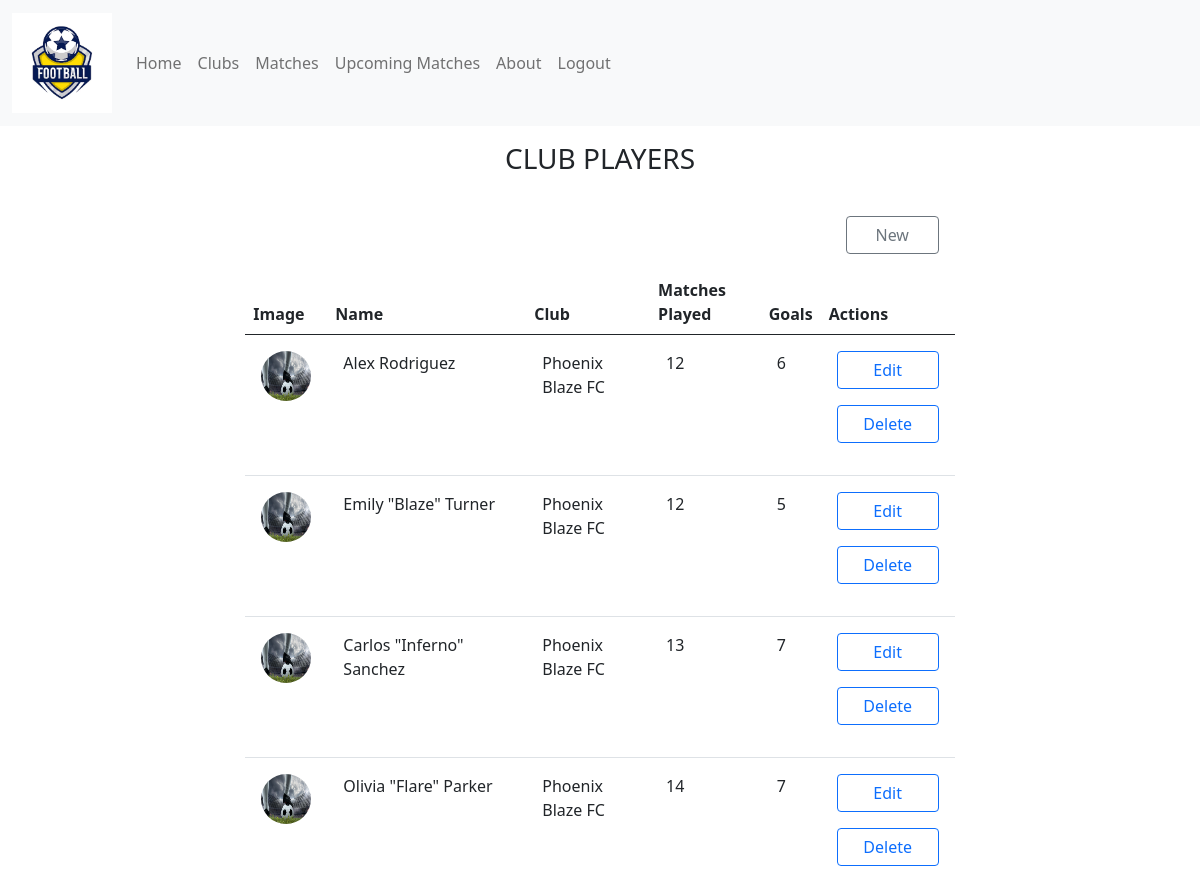
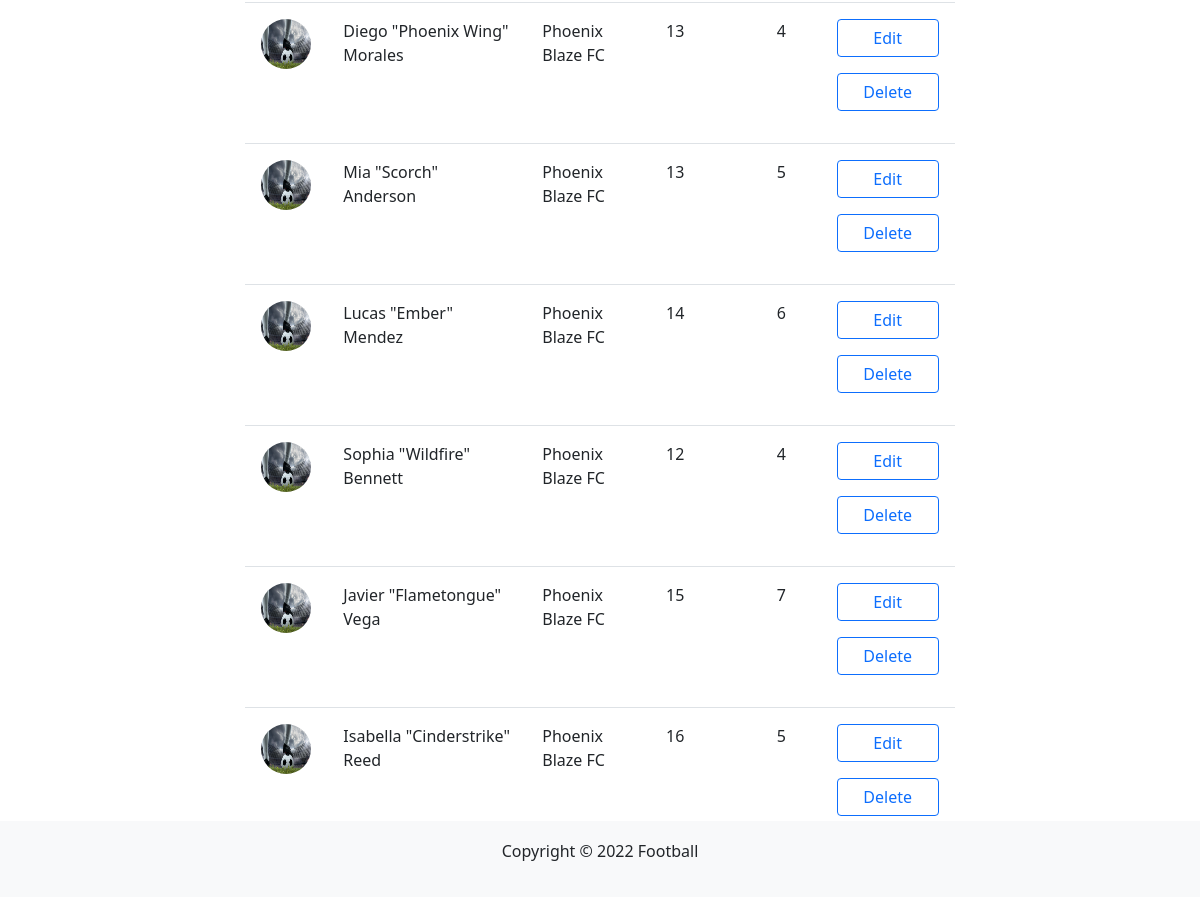
Page /show_away_player (signed in) on the committed database (2 pictures, top to bottom).
### htmltopdf/models.py (models this page shows)
class away_player(models.Model):
    player_id = models.AutoField(primary_key=True)
    club_id = models.ForeignKey(away_club, on_delete=models.CASCADE)
    firstname = models.CharField(max_length=50)
    lastname = models.CharField(max_length=50)
    matches_played = models.IntegerField()
    goals = models.IntegerField()
    image = models.ImageField(upload_to='media', default='default.jpg')

class away_club(models.Model):
    club_id = models.AutoField(primary_key=True)
    name = models.CharField(max_length=50)
    email = models.EmailField()
    phone = models.CharField(max_length=100)
    location = models.CharField(max_length=100)
    image = models.ImageField(upload_to='media', default='defaultawayclub.jpg')

### htmltopdf/views.py (the view)
# urls.py: path("show_away_player", show_away_players, name="show_away_player"),
@login_required(login_url=loginpage)
def show_away_players(request):
    players = away_player.objects.all()
    context = {"players": players}
    return render(request=request, template_name='admin/away/show_away_player.html', context=context)

### templates/admin/away/show_away_player.html
{% extends 'admin/layout.html' %} {% block maincontent %}
<div class="container p-3">
    <center>
        <h3>CLUB PLAYERS</h3>
    </center>
    <div class="row p-3">
        <div class="col"></div>
        <div class="col-8">
            <div class="row p-3">
                <div class="col-10"></div>
                <div class="col-2">
                    <a href="{% url 'add_away_player' %}"><button class="btn btn-outline-secondary w-100">New</button></a>
                </div>
            </div>
            <table class="table table-hover">
                <thead>
                    <tr>
                        <th>Image</th>
                        <th>Name</th>
                        <th>Club</th>
                        <th>Matches Played</th>
                        <th>Goals</th>
                        <th>Actions</th>
                    </tr>
                </thead>
                <tbody>
                    {% for player in players %}
                    <tr>
                        <td class="p-3"><img src="{{player.image.url}}" class="rounded-circle" alt="player_image" height="50" width="50"></td>
                        <td class="p-3">{{ player.firstname }} {{player.lastname}}</td>
                        <td class="p-3">{{player.club_id.name}}</td>
                        <td class="p-3">{{player.matches_played}}</td>
                        <td class="p-3">{{player.goals}}</td>
                        <td class="p-3">
                            <a href="/edit_awayplayer_data/{{player.player_id}}"><button type="button" class="btn btn-outline-primary w-100 mb-3">Edit</button></a>
                            <a href="/delete_awayplayer/{{player.player_id}}"><button type="button" class="btn btn-outline-primary w-100 mb-3">Delete</button></a>
                        </td>
                    </tr>
                    {% endfor %}
                </tbody>
            </table>
        </div>
        <div class="col"></div>
    </div>
</div>
{% endblock %}

### rows in the picture
away_player: image (placeholder picture), firstname "Alex", lastname "Rodriguez", club_id.name "Phoenix Blaze FC", matches_played "12", goals "6"
away_player: image (placeholder picture), firstname "Emily \"Blaze\"", lastname "Turner", club_id.name "Phoenix Blaze FC", matches_played "12", goals "5"
away_player: image (placeholder picture), firstname "Carlos \"Inferno\"", lastname "Sanchez", club_id.name "Phoenix Blaze FC", matches_played "13", goals "7"
away_player: image (placeholder picture), firstname "Olivia \"Flare\"", lastname "Parker", club_id.name "Phoenix Blaze FC", matches_played "14", goals "7"
away_player: image (placeholder picture), firstname "Diego \"Phoenix Wing\"", lastname "Morales", club_id.name "Phoenix Blaze FC", matches_played "13", goals "4"
away_player: image (placeholder picture), firstname "Mia \"Scorch\"", lastname "Anderson", club_id.name "Phoenix Blaze FC", matches_played "13", goals "5"
away_player: image (placeholder picture), firstname "Lucas \"Ember\"", lastname "Mendez", club_id.name "Phoenix Blaze FC", matches_played "14", goals "6"
away_player: image (placeholder picture), firstname "Sophia \"Wildfire\"", lastname "Bennett", club_id.name "Phoenix Blaze FC", matches_played "12", goals "4"
away_player: image (placeholder picture), firstname "Javier \"Flametongue\"", lastname "Vega", club_id.name "Phoenix Blaze FC", matches_played "15", goals "7"
away_player: image (placeholder picture), firstname "Isabella \"Cinderstrike\"", lastname "Reed", club_id.name "Phoenix Blaze FC", matches_played "16", goals "5"
